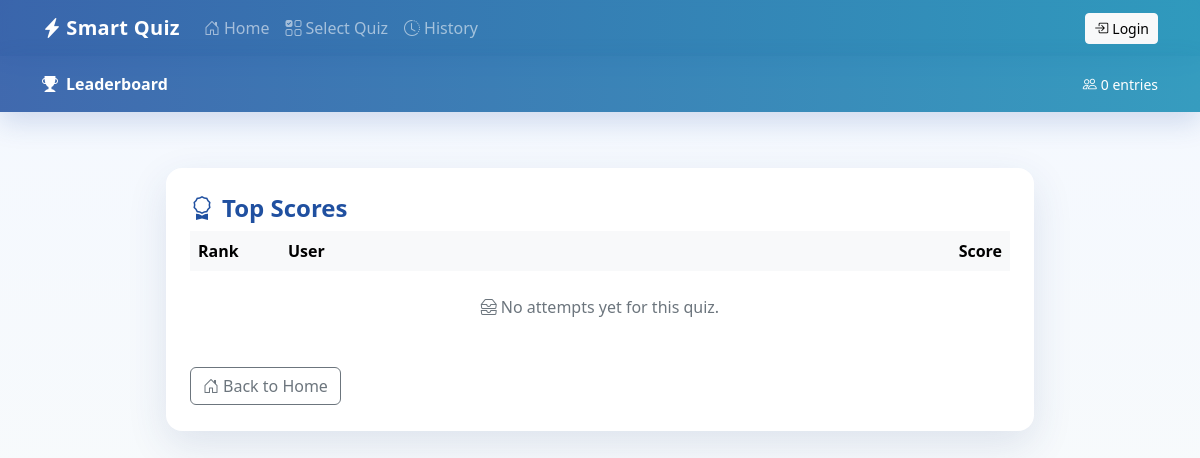
The page /quiz/leaderboard/1/ on the database as committed earlier.
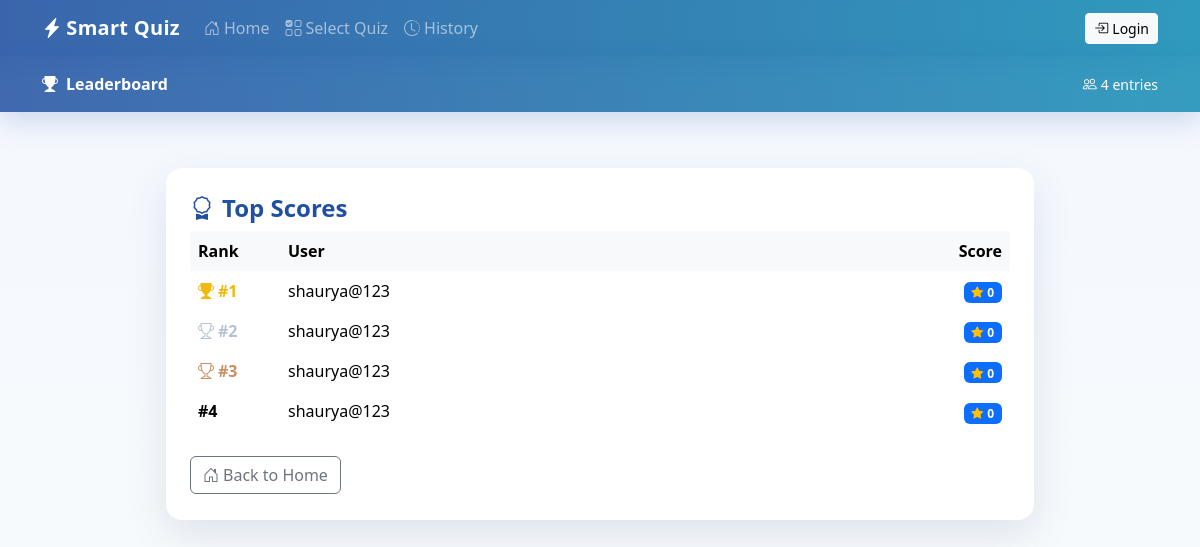
The same page on the database as committed later.
### quiz/models.py (models this page shows, shortened)
class QuizAttempt(models.Model):
    user = models.ForeignKey(User, on_delete=models.CASCADE, related_name="attempts")
    quiz = models.ForeignKey(Quiz, on_delete=models.CASCADE, related_name="attempts")
    score = models.IntegerField(default=0)
    date_completed = models.DateTimeField(auto_now_add=True)
    started_at = models.DateTimeField(null=True, blank=True)        # optional timing
    duration_seconds = models.IntegerField(default=600)              # 10 minutes default

### quiz/views.py (the view)
# urls.py: path('leaderboard/<int:quiz_id>/', views.leaderboard, name='leaderboard'),
def leaderboard(request, quiz_id):
    top_attempts = QuizAttempt.objects.filter(quiz_id=quiz_id).order_by('-score')[:10]
    return render(request, 'quiz/leaderboard.html', {'top_attempts': top_attempts})

### quiz/templates/quiz/leaderboard.html (shortened to what this page needs)
<!DOCTYPE html>
<html>
<head>
  <link href="https://cdn.jsdelivr.net/npm/bootstrap@5.3.3/dist/css/bootstrap.min.css" rel="stylesheet">
  <link href="https://cdn.jsdelivr.net/npm/bootstrap-icons@1.11.3/font/bootstrap-icons.css" rel="stylesheet">
</head>
<body>
  {% include 'partials/navbar.html' %}
  {% include 'partials/messages.html' %}
  <div class="sq-hero py-3">
    <div class="container d-flex justify-content-between align-items-center">
      <div class="fw-semibold">
        <i class="bi bi-trophy-fill me-2"></i>Leaderboard
      </div>
      <div class="small">
        <i class="bi bi-people me-1"></i>{{ top_attempts|length }} entries
      </div>
    </div>
  </div>
  <div class="sq-section">
    <div class="sq-card">
      <div class="d-flex justify-content-between align-items-center mb-2">
        <h2 class="h4 m-0" style="color:var(--sq-primary); font-weight:800;"><i class="bi bi-award me-2"></i>Top Scores</h2>
      </div>
      <div class="table-responsive">
        <table class="table table-hover table-borderless align-middle">
          <thead class="table-light">
            <tr>
              <th style="width:90px;">Rank</th>
              <th>User</th>
              <th class="text-end" style="width:140px;">Score</th>
            </tr>
          </thead>
          <tbody>
            {% for attempt in top_attempts %}
              {% with forloop.counter as r %}
              <tr>
                <td class="fw-bold">
                  {% if r == 1 %}
                    <span class="rank-1"><i class="bi bi-trophy-fill me-1"></i>#1</span>
                  {% elif r == 2 %}
                    <span class="rank-2"><i class="bi bi-trophy me-1"></i>#2</span>
                  {% elif r == 3 %}
                    <span class="rank-3"><i class="bi bi-trophy me-1"></i>#3</span>
                  {% else %}
                    #{{ r }}
                  {% endif %}
                </td>
                <td>{{ attempt.user.username }}</td>
                <td class="text-end">
                  <span class="badge text-bg-primary"><i class="bi bi-star-fill text-warning me-1"></i>{{ attempt.score }}</span>
                </td>
              </tr>
              {% endwith %}
            {% empty %}
              <tr>
                <td colspan="3" class="text-secondary text-center py-4">
                  <i class="bi bi-inboxes me-1"></i>No attempts yet for this quiz.
                </td>
              </tr>
            {% endfor %}
          </tbody>
        </table>
      </div>
      <div class="mt-2 d-flex justify-content-between">
        <a class="btn btn-outline-secondary" href="/quiz/"><i class="bi bi-house-door me-1"></i>Back to Home</a>
      </div>
    </div>
  </div>
</body>
</html>

### templates/partials/navbar.html (shortened to what this page needs)
<nav class="navbar navbar-expand-lg navbar-dark sq-glass">
  <div class="container">
    <a class="navbar-brand fw-bold sq-brand" href="{% url 'home' %}">
      <i class="bi bi-lightning-charge-fill me-1"></i>Smart Quiz
    </a>
    <div class="collapse navbar-collapse" id="sqNav">
      <ul class="navbar-nav me-auto mb-2 mb-lg-0">
        <li class="nav-item">
          <a class="nav-link" href="{% url 'home' %}"><i class="bi bi-house-door me-1"></i>Home</a>
        </li>
        {% if user.is_staff %}
          <li class="nav-item">
            <a class="nav-link" href="/admin/"><i class="bi bi-gear me-1"></i>Admin</a>
          </li>
        {% else %}
          <li class="nav-item">
            <a class="nav-link" href="{% url 'quiz_select' %}"><i class="bi bi-ui-checks-grid me-1"></i>Select Quiz</a>
          </li>
          <li class="nav-item">
            <a class="nav-link" href="{% url 'history' %}"><i class="bi bi-clock-history me-1"></i>History</a>
          </li>
        {% endif %}
      </ul>
      <ul class="navbar-nav ms-auto">
        {% if user.is_authenticated %}
          <li class="nav-item">
            <span class="navbar-text me-2"><i class="bi bi-person-circle me-1"></i>{{ user.username }}</span>
          </li>
          <li class="nav-item">
            <form action="{% url 'logout' %}" method="post" class="d-inline">
              {% csrf_token %}
              <button type="submit" class="btn btn-sm btn-outline-light">
                <i class="bi bi-box-arrow-right me-1"></i>Logout
              </button>
            </form>
          </li>
        {% else %}
          <li class="nav-item">
            <a class="btn btn-sm btn-light" href="{% url 'login' %}">
              <i class="bi bi-box-arrow-in-right me-1"></i>Login
            </a>
          </li>
        {% endif %}
      </ul>
    </div>
  </div>
</nav>

### templates/partials/messages.html (shortened to what this page needs)
<div aria-live="polite" aria-atomic="true" class="position-relative">
  <div class="toast-container position-fixed top-0 end-0 p-3" style="z-index: 1080;">
  </div>
</div>

### quiz/templates/quiz/leaderboard.html (style rules this page uses)
:root { --sq-primary:#2050a0; --sq-accent:#148cb4; --sq-card-bg:#ffffff; --sq-bg-grad:linear-gradient(180deg,#f4f8ff 0%,#f7fafc 100%); }
body { background: var(--sq-bg-grad); }
.sq-hero { background: linear-gradient(90deg, rgba(32,80,160,.85), rgba(20,140,180,.85)); color:#fff; backdrop-filter: saturate(140%) blur(10px); -webkit-backdrop-filter: saturate(140%) blur(10px); box-shadow: 0 10px 28px rgba(32,80,160,.18); }
.sq-section { max-width: 900px; margin: 56px auto; padding: 0 16px; }
.sq-card { background:var(--sq-card-bg); border-radius:16px; box-shadow:0 14px 40px rgba(40,69,124,.12); padding:26px 24px; animation:fadeInUp .55s ease both; }
.table-hover tbody tr { transition: background-color .25s ease, transform .15s ease; }
.rank-1 { color:#f1b90b; }
.rank-2 { color:#b7c1d1; }
.rank-3 { color:#c78f63; }

### templates/partials/navbar.html (style rules this page uses)
.sq-glass { background: linear-gradient(90deg, rgba(32,80,160,.88), rgba(20,140,180,.88)); backdrop-filter: saturate(140%) blur(10px); -webkit-backdrop-filter: saturate(140%) blur(10px); box-shadow: 0 8px 20px rgba(28, 67, 130, .18); }
.sq-brand { letter-spacing: .3px; }

Rows that differ between the two databases and show on the page:
added QuizAttempt: shows "#1", user.username "shaurya@123", score "0"
added QuizAttempt: shows "#2", user.username "shaurya@123", score "0"
added QuizAttempt: shows "#3", user.username "shaurya@123", score "0"
added QuizAttempt: id "4", user.username "shaurya@123", score "0"
Other text that changed with them:
{{ top_attempts|length }}: "0" → "4"
text no longer shown: "No attempts yet for this quiz."
